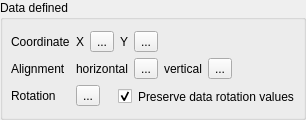
                       <widget class="QgsCollapsibleGroupBox" name="mPlacementDDGroupBox">
                        <property name="title">
                         <string>Data defined</string>
                        </property>
                        <property name="flat">
                         <bool>false</bool>
                        </property>
                        <property name="syncGroup">
                         <string notr="true">labelplacementgroup</string>
                        </property>
                        <layout class="QGridLayout" name="gridLayout_4">
                         <property name="leftMargin">
                          <number>8</number>
                         </property>
                         <property name="rightMargin">
                          <number>8</number>
                         </property>
                         <item row="0" column="1">
                          <layout class="QHBoxLayout" name="horizontalLayout_22">
                           <item>
                            <widget class="QLabel" name="mCoordXLabel">
                             <property name="sizePolicy">
                              <sizepolicy hsizetype="Maximum" vsizetype="Preferred">
                               <horstretch>0</horstretch>
                               <verstretch>0</verstretch>
                              </sizepolicy>
                             </property>
                             <property name="text">
                              <string>X</string>
                             </property>
                            </widget>
                           </item>
                           <item>
                            <widget class="QgsDataDefinedButton" name="mCoordXDDBtn">
                             <property name="text">
                              <string>...</string>
                             </property>
                            </widget>
                           </item>
                           <item>
                            <widget class="QLabel" name="mCoordYLabel">
                             <property name="sizePolicy">
                              <sizepolicy hsizetype="Maximum" vsizetype="Preferred">
                               <horstretch>0</horstretch>
                               <verstretch>0</verstretch>
                              </sizepolicy>
                             </property>
                             <property name="text">
                              <string>Y</string>
                             </property>
                            </widget>
                           </item>
                           <item>
                            <widget class="QgsDataDefinedButton" name="mCoordYDDBtn">
                             <property name="text">
                              <string>...</string>
                             </property>
                            </widget>
                           </item>
                           <item>
                            <spacer name="horizontalSpacer_22">
                             <property name="orientation">
                              <enum>Qt::Horizontal</enum>
                             </property>
                             <property name="sizeHint" stdset="0">
                              <size>
                               <width>0</width>
                               <height>20</height>
                              </size>
                             </property>
                            </spacer>
                           </item>
                          </layout>
                         </item>
                         <item row="2" column="0">
                          <widget class="QLabel" name="mCoordRotationLabel">
                           <property name="text">
                            <string>Rotation</string>
                           </property>
                          </widget>
                         </item>
                         <item row="0" column="0">
                          <widget class="QLabel" name="mCoordLabel">
                           <property name="text">
                            <string>Coordinate</string>
                           </property>
                          </widget>
                         </item>
                         <item row="1" column="0">
                          <widget class="QLabel" name="mCoordAlignmentLabel">
                           <property name="text">
                            <string>Alignment</string>
                           </property>
                          </widget>
                         </item>
                         <item row="2" column="1">
                          <layout class="QHBoxLayout" name="horizontalLayout_25">
                           <item>
                            <widget class="QgsDataDefinedButton" name="mCoordRotationDDBtn">
                             <property name="text">
                              <string>...</string>
                             </property>
                            </widget>
                           </item>
                           <item>
                            <widget class="QCheckBox" name="chkPreserveRotation">
                             <property name="toolTip">
                              <string>Uncheck to write labeling engine derived rotation on pin and NULL on unpin</string>
                             </property>
                             <property name="styleSheet">
                              <string notr="true">margin-left: 12px; margin-top: 3px;</string>
                             </property>
                             <property name="text">
                              <string>Preserve data rotation values</string>
                             </property>
                             <property name="checked">
                              <bool>true</bool>
                             </property>
                            </widget>
                           </item>
                          </layout>
                         </item>
                         <item row="1" column="1">
                          <widget class="QFrame" name="mCoordAlignmentFrame">
                           <layout class="QHBoxLayout" name="horizontalLayout_27">
                            <property name="margin">
                             <number>0</number>
                            </property>
                            <item>
                             <widget class="QLabel" name="mCoordAlignmentHLabel">
                              <property name="sizePolicy">
                               <sizepolicy hsizetype="Maximum" vsizetype="Preferred">
                                <horstretch>0</horstretch>
                                <verstretch>0</verstretch>
                               </sizepolicy>
                              </property>
                              <property name="text">
                               <string>horizontal</string>
                              </property>
                             </widget>
                            </item>
                            <item>
                             <widget class="QgsDataDefinedButton" name="mCoordAlignmentHDDBtn">
                              <property name="text">
                               <string>...</string>
                              </property>
                             </widget>
                            </item>
                            <item>
                             <widget class="QLabel" name="mCoordAlignmentVLabel">
                              <property name="sizePolicy">
                               <sizepolicy hsizetype="Maximum" vsizetype="Preferred">
                                <horstretch>0</horstretch>
                                <verstretch>0</verstretch>
                               </sizepolicy>
                              </property>
                              <property name="text">
                               <string>vertical</string>
                              </property>
                             </widget>
                            </item>
                            <item>
                             <widget class="QgsDataDefinedButton" name="mCoordAlignmentVDDBtn">
                              <property name="text">
                               <string>...</string>
                              </property>
                             </widget>
                            </item>
                            <item>
                             <spacer name="horizontalSpacer_21">
                              <property name="orientation">
                               <enum>Qt::Horizontal</enum>
                              </property>
                              <property name="sizeHint" stdset="0">
                               <size>
                                <width>0</width>
                                <height>20</height>
                               </size>
                              </property>
                             </spacer>
                            </item>
                           </layout>
                          </widget>
                         </item>
                        </layout>
                       </widget>
